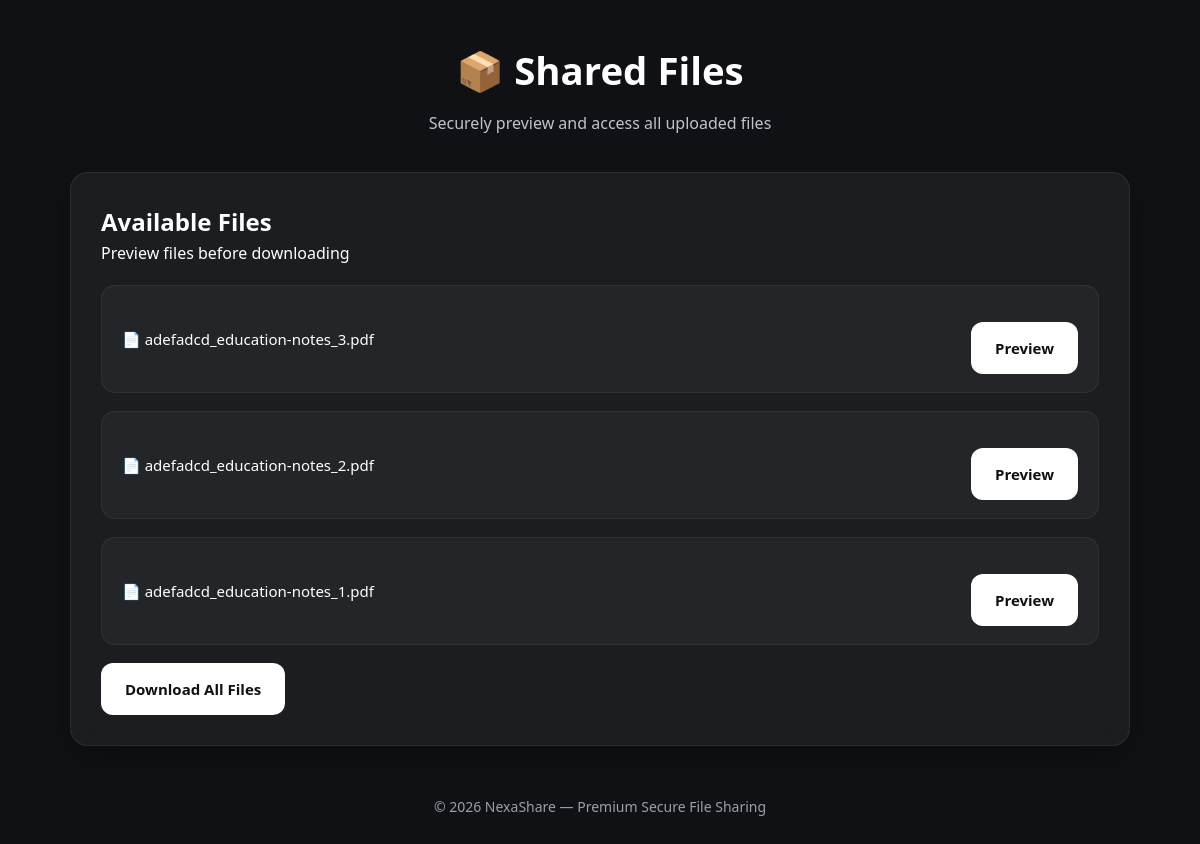
/result/adefadcd, run on the app's committed database.
### app.py (models this page shows)
class Upload(db.Model):
    id = db.Column(db.Integer, primary_key=True)
    code = db.Column(db.String(100))
    filename = db.Column(db.String(300))
    password = db.Column(db.String(100), nullable=True)
    expiry_days = db.Column(db.Integer, default=0)
    created_at = db.Column(db.DateTime, default=datetime.utcnow)
    views = db.Column(db.Integer, default=0)
    downloads = db.Column(db.Integer, default=0)

### app.py (the view, shortened to what this page needs)
@app.route("/result/<code>", methods=["GET", "POST"])
def result(code):
    files = Upload.query.filter_by(code=code).all()
    if not files:
        return "Files not found"
    first_file = files[0]
    if is_expired(first_file):
        return "This link has expired"
    for file in files:
        file.views += 1
    db.session.commit()
    return render_template(
        "scan_result.html",
        files=files,
        code=code
    )

### app.py (called while the page is built)
def is_expired(item):
    if item.expiry_days == 0:
        return False
    expiry_date = item.created_at + timedelta(days=item.expiry_days)
    return datetime.utcnow() > expiry_date

### templates/scan_result.html (shortened to what this page needs)
<!DOCTYPE html>
<html lang="en">
<head>
    <link rel="stylesheet" href="{{ url_for('static', filename='style.css') }}">
</head>
<body>
<div class="container">
    <div class="main-title">
        <h1>📦 Shared Files</h1>
        <p>Securely preview and access all uploaded files</p>
    </div>
    <div class="card">
        <h2>Available Files</h2>
        <p>Preview files before downloading</p>
        {% for file in files %}
        <div class="file-card">
            <div class="file-name">
                📄 {{ file.filename }}
            </div>
            <a
                href="{{ url_for('preview', filename=file.filename) }}"
                class="btn"
            >
                Preview
            </a>
        </div>
        {% endfor %}
        <a
            href="{{ url_for('download_all', code=code) }}"
            class="btn"
        >
            Download All Files
        </a>
    </div>
    <div class="footer">
        <p>© 2026 NexaShare — Premium Secure File Sharing</p>
    </div>
</div>
</body>
</html>

### static/style.css (style rules this page uses)
* { margin: 0; padding: 0; box-sizing: border-box; }
body { font-family: "Segoe UI", sans-serif; background: #0f1115; color: #ffffff; min-height: 100vh; line-height: 1.6; }
.container { width: 92%; max-width: 1100px; margin: auto; padding: 40px 20px; }
.main-title { text-align: center; margin-bottom: 35px; }
.main-title h1 { font-size: 2.4rem; font-weight: 700; color: #ffffff; margin-bottom: 10px; }
.main-title p { color: #bfc4cc; font-size: 1rem; }
.card { background: rgba(255, 255, 255, 0.05); border: 1px solid rgba(255, 255, 255, 0.08); border-radius: 18px; padding: 30px; backdrop-filter: blur(14px); -webkit-backdrop-filter: blur(14px); box-shadow: 0 10px 30px rgba(0, 0, 0, 0.25); margin-bottom: 30px; transition: 0.3s ease; }
button, .btn { display: inline-block; padding: 14px 24px; margin-top: 18px; border: none; border-radius: 12px; background: #ffffff; color: #111; font-weight: 600; font-size: 15px; cursor: pointer; text-decoration: none; transition: 0.3s ease; }
.file-card { display: flex; justify-content: space-between; align-items: center; gap: 15px; flex-wrap: wrap; padding: 18px 20px; margin-top: 18px; border-radius: 14px; background: rgba(255,255,255,0.04); border: 1px solid rgba(255,255,255,0.06); }
.file-name { font-size: 15px; color: #ffffff; word-break: break-word; }
a { color: white; text-decoration: none; }
.footer { text-align: center; margin-top: 50px; color: #9aa0aa; font-size: 14px; }

### data on the page
Upload: filename "adefadcd_education-notes_3.pdf"
Upload: filename "adefadcd_education-notes_2.pdf"
Upload: filename "adefadcd_education-notes_1.pdf"
